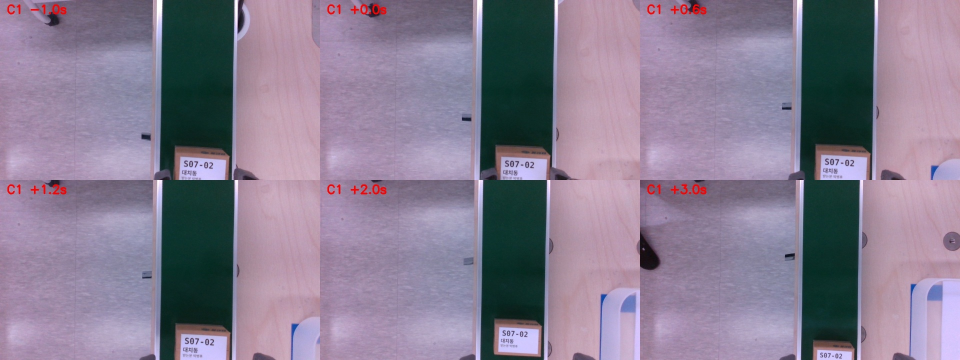
#> input picture archive/drive/raw/1012/u9_frames/C1_montage.jpg, 1920 x 720 px (shown at 1/2 size)
$ python -i box_detect.py   (imports and definitions only)
#> lines starting #> are read from the running program, lines starting #| are printed output that depends on the picture; after the words box and inside, x2 and y2 are one past the last pixel; in counts of white or black regions, pixels touching at a corner belong together
"""박스 검출 — 분할 방식(`detector: seg`, ADR-0004 1단계). OpenCV 만 쓴다(학습 없음).

골판지 박스 색은 손 피부색과 거의 같아서(10/06 B bag) 박스 색으로 나누면 손을 잡는다.
그래서 **흰 송장**을 찾는다: 송장은 박스 윗면 중앙의 40×25 mm 흰 사각형이라 밝기·모양이
뚜렷하다. 송장 사각형을 박스 크기(46×31 mm)로 넓혀 bbox 를 만들고, 중심은 송장 중심
(= 박스 윗면 중심)을 쓴다. 화면 가장자리에 걸린 송장은 중심이 치우치므로 내지 않는다.
버린 성분과 이유(면적·가장자리·비율·채움)는 `detect_candidates` 로 본다(진단·시각화용, 같은 판정).

벨트 영역(`belt_roi`): `columns`(이전) = 초록 비율이 높은 열 범위 — 벨트가 화면 세로일 때만 맞고, 카메라가 J6 로
돌아 벨트가 기울면 영역 경계가 송장을 자른다. `hull`(기본, S2-T16) = 그 열 범위 ∪ 초록 성분들의 볼록 껍질 + 여유 —
이전 영역을 넓히기만 하므로 세로 벨트에서는 이전 검출이 그대로고(10/06 실제 프레임 1593장 같음), 기울면 껍질이 메운다. 어느 쪽이든 **영역 경계에 걸린 송장은 내지 않는다**(잘린 송장은 중심·각이 틀린다).
"""

from __future__ import annotations

from dataclasses import dataclass

import cv2
import numpy as np

from voss_vision.box_track import Detection


@dataclass(frozen=True)
class SegParams:
    """voss_vision 파라미터 YAML 로 넘기는 값(ADR-0004: voss_config 아님). 기본값은 10/06 실측."""

    downscale: int = 2  # 계산 해상도 1/2 (중심 오차 ≈ 1 px ≈ 0.25 mm)
    v_min: int = 200  # 송장 밝기 하한 (HSV V)
    s_max: int = 90  # 송장 채도 상한
    close_px: int = 21  # 글자 구멍 메우기 (원본 px)
    area_min: int = 6000  # 송장 면적 (원본 px²). 관측 자세 ≈ 106×172 = 18k, 하강하면 커진다
    area_max: int = 400_000
    aspect: float = 40 / 25
    aspect_tol: float = 0.3
    fill_min: float = 0.8  # 회전 사각형 대비 채움
    border_px: int = 4  # 화면 가장자리에서 이만큼 안쪽이어야 낸다
    belt_green_frac: float = 0.25  # columns: 열마다 초록 비율이 이 이상이면 벨트
    belt_margin_px: int = 60  # 벨트 영역 바깥 여유 (원본 px)
    belt_roi: str = "hull"  # hull = columns ∪ 볼록 껍질(방향 무관, S2-T16) | columns(이전 — 벨트가 화면 세로일 때만)
    belt_min_area_frac: float = 0.02  # hull: 초록 성분 합이 화면의 이 비율 미만이면 벨트 없음
    box_scale: tuple[float, float] = (46 / 40, 31 / 25)  # 송장 → 박스 (긴 변, 짧은 변)


def belt_columns(hsv: np.ndarray, p: SegParams) -> tuple[int, int] | None:
    """초록 벨트가 차지하는 열 범위(계산 해상도). 손이 반쯤 가려도 잡히게 비율을 낮게 둔다."""
    green = cv2.inRange(hsv, (40, 60, 20), (95, 255, 200))
    cols = np.where(green.mean(axis=0) / 255 >= p.belt_green_frac)[0]
    if cols.size == 0:
        return None
    m = p.belt_margin_px // p.downscale
    return max(int(cols.min()) - m, 0), min(int(cols.max()) + m, hsv.shape[1] - 1)


def belt_region(hsv: np.ndarray, p: SegParams) -> tuple[np.ndarray, tuple[int, int]] | None:
    """벨트 영역 마스크(계산 해상도, 0/255)와 그 열 범위. 벨트가 안 보이면 None.

    columns: 열 범위. hull: 열 범위(있으면) ∪ 면적이 가장 큰 초록 성분의 20 % 이상인 성분들(손이 가로질러 나뉜 벨트
    포함)의 볼록 껍질 + 여유. 벨트 위 박스는 초록을 가리지만 껍질 안이라 영역에 든다."""
    if p.belt_roi not in ("hull", "columns"):
        raise ValueError(f"belt_roi={p.belt_roi} — hull | columns")
    h, w = hsv.shape[:2]
    roi = np.zeros((h, w), np.uint8)
    cols = belt_columns(hsv, p)
    if cols is not None:
        roi[:, cols[0] : cols[1] + 1] = 255
    if p.belt_roi == "hull":
        green = cv2.inRange(hsv, (40, 60, 20), (95, 255, 200))
        n, lab, st, _ = cv2.connectedComponentsWithStats(green)
        areas = st[1:, cv2.CC_STAT_AREA]
        keep = 1 + np.where(areas >= 0.2 * areas.max())[0] if n > 1 else np.array([], int)
        if len(keep) and areas[keep - 1].sum() >= p.belt_min_area_frac * h * w:
            pts = np.column_stack(np.where(np.isin(lab, keep)))[:, ::-1].astype(np.int32)
            hull = np.zeros((h, w), np.uint8)
            cv2.fillConvexPoly(hull, cv2.convexHull(pts), 255)
            m = p.belt_margin_px // p.downscale
            if m > 0:
                ker = cv2.getStructuringElement(cv2.MORPH_ELLIPSE, (2 * m + 1, 2 * m + 1))
                hull = cv2.dilate(hull, ker)
            roi |= hull
    xs = np.where(roi.any(axis=0))[0]
    if xs.size == 0:
        return None
    return roi, (int(xs.min()), int(xs.max()))


DEFAULT_PARAMS = SegParams()

REASONS = ("", "area", "border", "aspect", "fill")  # "" = 통과. 판정 순서와 같다


@dataclass(frozen=True)
class Candidate:
    """흰 연결 성분 하나와 판정 — 진단·시각화용(tools/vision/box_overlay.py). 좌표는 원본 px."""

    rect: tuple[int, int, int, int]  # 성분의 축정렬 bbox x, y, w, h
    area: float  # px²
    reason: str  # REASONS 중 하나. "area"·"border" 는 회전 사각형을 계산하기 전에 버린 것
    rot: tuple[tuple[float, float], tuple[float, float], float] | None = None  # minAreaRect
    aspect: float = float("nan")  # 긴 변 / 짧은 변
    fill: float = float("nan")  # 회전 사각형 대비 채움
    det: Detection | None = None  # 통과했을 때만


# [7 lines left out: function half_long_axis, not called in this run]


def detect_boxes(bgr: np.ndarray, p: SegParams = DEFAULT_PARAMS) -> list[Detection]:
    """한 프레임 → 박스 검출 목록(원본 픽셀 좌표). 벨트가 안 보이면 빈 목록."""
    return [c.det for c in _judge(bgr, p, keep_rejected=False)[1] if c.det is not None]


# [6 lines left out: function detect_candidates, not called in this run]


def _judge(bgr: np.ndarray, p: SegParams, keep_rejected: bool):
    k = p.downscale
    small = (
        cv2.resize(bgr, None, fx=1 / k, fy=1 / k, interpolation=cv2.INTER_AREA) if k > 1 else bgr
    )
    hsv = cv2.cvtColor(small, cv2.COLOR_BGR2HSV)
    region = belt_region(hsv, p)
    if region is None:
        return None, []
    roi_mask, roi = region
    m = cv2.inRange(hsv, (0, 0, p.v_min), (180, p.s_max, 255))
    m &= roi_mask
    ck = max(3, (p.close_px // k) | 1)
    # 화면 밖을 배경(0)으로 덧대고 닫는다. 그냥 닫으면 OpenCV 기본 테두리가 화면 밖을 흰색처럼 다뤄
    # 끝에서 ck/2 안쪽 송장이 화면 끝과 붙고 border_px 판정에서 버려진다(실효 여유 ≈ 10 px, #76).
    r = ck // 2 + 1
    m = cv2.copyMakeBorder(m, r, r, r, r, cv2.BORDER_CONSTANT, value=0)
    m = cv2.morphologyEx(m, cv2.MORPH_CLOSE, np.ones((ck, ck), np.uint8))[r:-r, r:-r]
    m &= roi_mask  # 닫기가 영역 밖으로 번진 것은 지운다
    n, lab, st, _ = cv2.connectedComponentsWithStats(m)
    H, W = small.shape[:2]
    b = p.border_px / k
    # 벨트 영역 안쪽 경계 띠 — 여기 닿은 성분은 영역 경계에 잘린 것이다 (화면 밖은 깎지 않는다: erode 기본 테두리)
    bi = max(1, int(round(b)))
    roi_edge = roi_mask & ~cv2.erode(roi_mask, np.ones((2 * bi + 1, 2 * bi + 1), np.uint8))
    out: list[Candidate] = []
    for i in range(1, n):
        area = st[i, cv2.CC_STAT_AREA] * k * k
        x, y, w, h = st[i, :4]
        rect = (int(x * k), int(y * k), int(w * k), int(h * k))
        if not p.area_min <= area <= p.area_max:
            if keep_rejected:
                out.append(Candidate(rect, float(area), "area"))
            continue
        if x <= b or y <= b or x + w >= W - b or y + h >= H - b:
            if keep_rejected:  # 가장자리에 걸림 → 중심이 치우친다
                out.append(Candidate(rect, float(area), "border"))
            continue
        if np.any(roi_edge[y : y + h, x : x + w][lab[y : y + h, x : x + w] == i]):
            if keep_rejected:  # 벨트 영역 경계에 잘림 → 중심·각이 틀린다 (S2-T16)
                out.append(Candidate(rect, float(area), "border"))
            continue
        pts = np.column_stack(np.where(lab[y : y + h, x : x + w] == i))[:, ::-1].astype(np.float32)
        (cx, cy), (rw, rh), ang = cv2.minAreaRect(pts + np.float32([x, y]))
        long_, short = max(rw, rh), min(rw, rh)
        rot = ((float(cx * k), float(cy * k)), (float(rw * k), float(rh * k)), float(ang))
        if short < 1 or abs(long_ / short - p.aspect) > p.aspect_tol:
            if keep_rejected:
                ratio = long_ / short if short >= 1 else float("inf")
                out.append(Candidate(rect, float(area), "aspect", rot, float(ratio)))
            continue
        fill = st[i, cv2.CC_STAT_AREA] / (rw * rh)
        if fill < p.fill_min:
            if keep_rejected:
                out.append(Candidate(rect, float(area), "fill", rot, float(long_ / short), fill))
            continue
        # 송장 → 박스 크기로 넓힌 회전 사각형의 축정렬 bbox (원본 좌표)
        sl, ss = p.box_scale
        bw, bh = (rw * sl, rh * ss) if rw >= rh else (rw * ss, rh * sl)
        corners = cv2.boxPoints(((cx * k, cy * k), (bw * k, bh * k), ang))
        x0, y0 = np.floor(corners.min(0)).astype(int)
        x1, y1 = np.ceil(corners.max(0)).astype(int)
        score = float(min(1.0, fill))
        det = Detection(
            float(cx * k),
            float(cy * k),
            (int(x0), int(y0), int(x1 - x0), int(y1 - y0)),
            score,
            half_long_axis(rot),
        )
        out.append(Candidate(rect, float(area), "", rot, float(long_ / short), float(fill), det))
    return (roi[0] * k, roi[1] * k), out

>>> import cv2
>>> picture = cv2.imread('../../../archive/drive/raw/1012/u9_frames/C1_montage.jpg')
#> picture is the input picture: shape (720, 1920, 3); mean B, G, R 145.1, 124.9, 135.7
>>> result = detect_boxes(picture)
#> in belt_columns, `green = cv2.inRange(hsv, (40, 60, 20), (95, 255, 200))`:
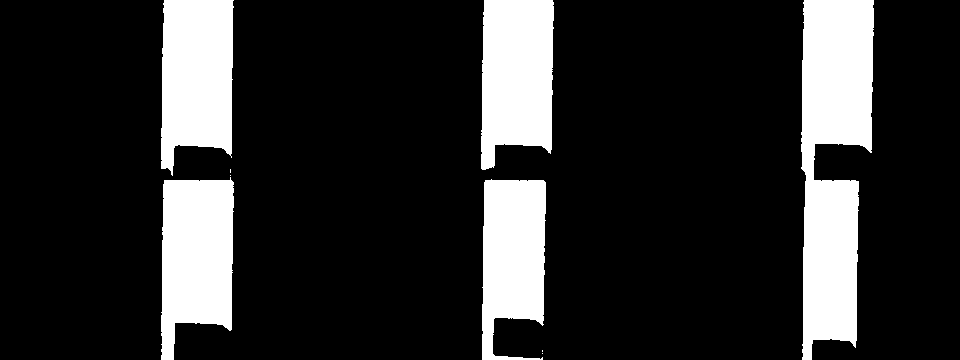
#> green: shape (360, 960); 17.5% white; 9 white regions (4 under 20 px), largest, box (x1, y1, x2, y2) and area: (801, 0, 874, 360) 19492, (161, 0, 234, 176) 10650, (161, 177, 234, 360) 10640, (481, 0, 554, 170) 10586, (482, 179, 546, 360) 9194
#> in belt_columns, `cols = np.where(green.mean(axis=0) / 255 >= p.belt_green_frac)[0]`: cols = 211 values from 162 to 871
#> in belt_region, `cols = belt_columns(hsv, p)`: cols = (132, 901)
#> in belt_region, `n, lab, st, _ = cv2.connectedComponentsWithStats(green)`:
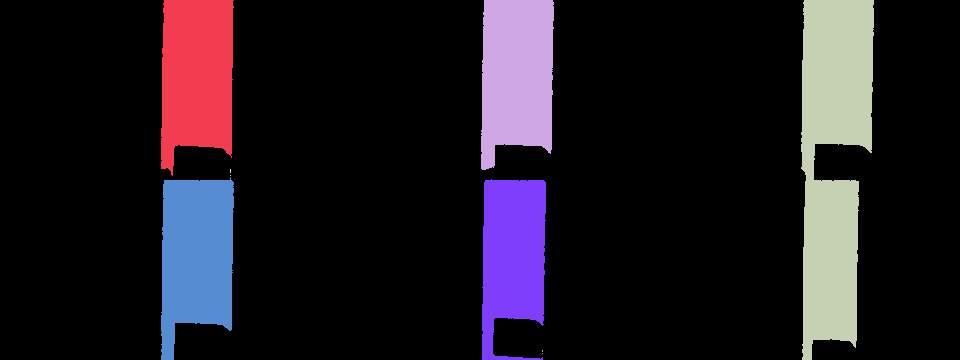
#> lab: shape (360, 960) int32; 10 distinct labels, from 0 to 9; one colour per label, 0 black
#> in belt_region, `n, lab, st, _ = cv2.connectedComponentsWithStats(green)`: n = 10; st = [[0, 0, 960, 360, 285030], [161, 0, 73, 176, 10650], [481, 0, 73, 170, 10586], [801, 0, 73, 360, 19492], [230, 169, 1, 4, 4], [230, 175, 1, 1, 1], [161, 177, 73, 183, 10640], [482, 179, 64, 181, 9194], [542, 350, 1, 2, 2], [542, 353, 1, 1, 1]]
#> in belt_region, `areas = st[1:, cv2.CC_STAT_AREA]`: areas = [10650, 10586, 19492, 4, 1, 10640, 9194, 2, 1]
#> in belt_region, `keep = 1 + np.where(areas >= 0.2 * areas.max())[0] if n > 1 else np.ar..`: keep = [1, 2, 3, 6, 7]
#> in belt_region, `pts = np.column_stack(np.where(np.isin(lab, keep)))[:, ::-1].astype(np..`: pts = 60562 pairs, first value 161 to 873, second value 0 to 359
#> in belt_region, `roi |= hull`:
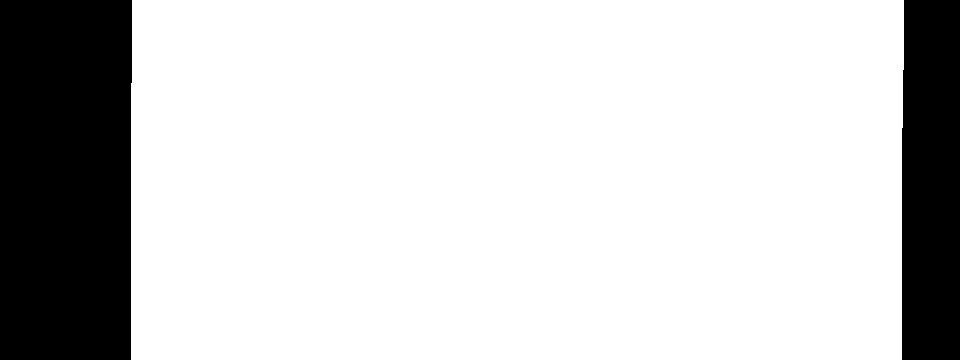
#> roi: shape (360, 960); 80.3% white; 2 black regions, box (x1, y1, x2, y2) and area: (0, 0, 132, 360) 47243, (902, 0, 960, 360) 20682
#> in belt_region, `xs = np.where(roi.any(axis=0))[0]`: xs = 773 values from 131 to 903
#> in _judge, `roi_mask, roi = region`: roi = (131, 903)
#> in _judge, `m &= roi_mask`:
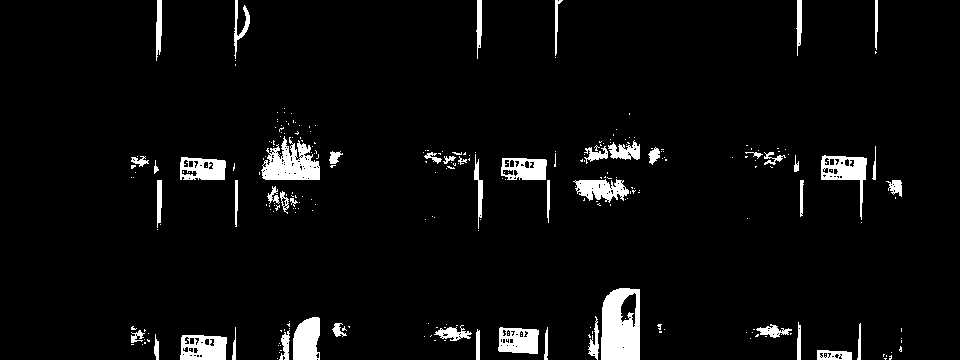
#> m: shape (360, 960); 4.8% white; 269 white regions (219 under 20 px), largest, box (x1, y1, x2, y2) and area: (601, 288, 640, 360) 2338, (261, 136, 320, 180) 1587, (821, 155, 867, 220) 994
#> in _judge, `m = cv2.morphologyEx(m, cv2.MORPH_CLOSE, np.ones((ck, ck), np.uint8))[..`:
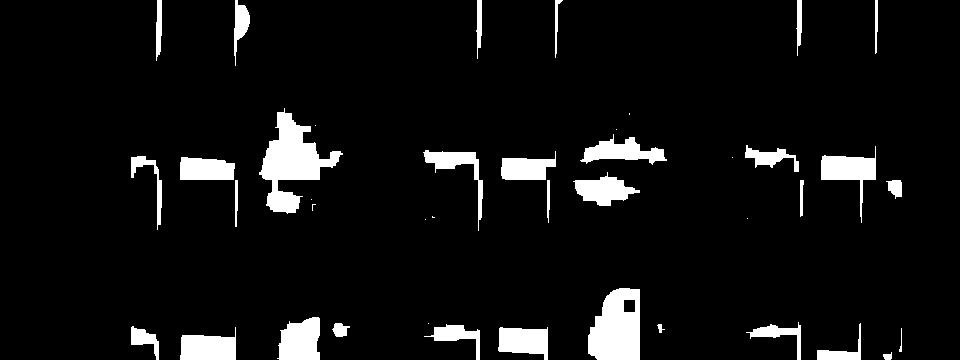
#> m: shape (360, 960); 6.8% white; 41 white regions (10 under 20 px), largest, box (x1, y1, x2, y2) and area: (259, 108, 343, 214) 3646, (588, 288, 640, 360) 2979, (277, 317, 320, 360) 1484
#> in _judge, `n, lab, st, _ = cv2.connectedComponentsWithStats(m)`:
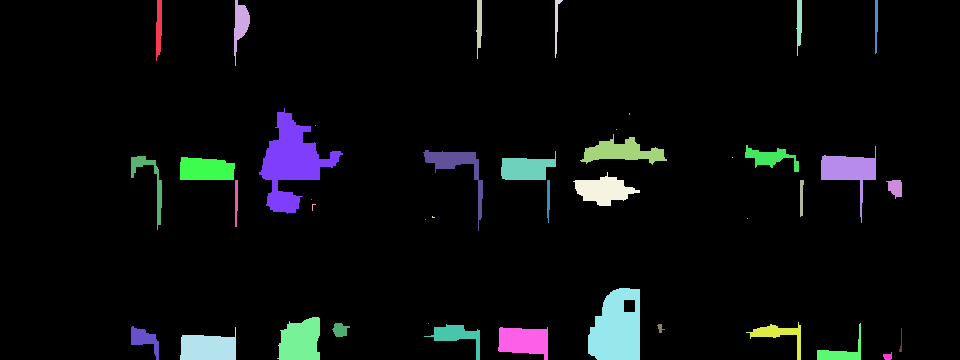
#> lab: shape (360, 960) int32; 42 distinct labels, from 0 to 41; one colour per label, 0 black
#> in _judge, `n, lab, st, _ = cv2.connectedComponentsWithStats(m)`: n = 42; st = 42 rows, first 6: [0, 0, 960, 360, 322221], [156, 0, 6, 61, 294], [234, 0, 16, 66, 509], [476, 0, 6, 59, 241], [555, 0, 8, 58, 158], [796, 0, 6, 56, 227]
#> in _judge, `roi_edge = roi_mask & ~cv2.erode(roi_mask, np.ones((2 * bi + 1, 2 * bi..`:
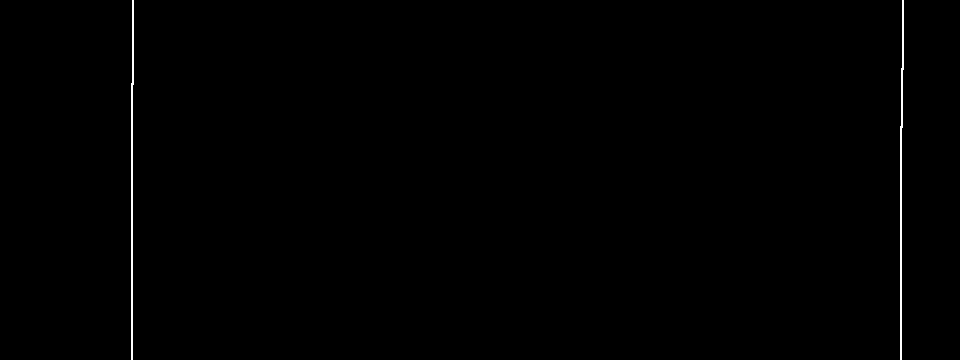
#> roi_edge: shape (360, 960); 0.42% white in thin lines or dots, all inside (x1, y1, x2, y2) = (131, 0, 904, 360)
#> the loop in _judge, `for i in range(1, n):` made 41 passes
#> (area, x, y, w, h, rect) on passes 1, 2, 3, 4, 5, 6, 11, 12: (1176, 156, 0, 6, 61, (312, 0, 12, 122)), (2036, 234, 0, 16, 66, (468, 0, 32, 132)), (964, 476, 0, 6, 59, (952, 0, 12, 118)), (632, 555, 0, 8, 58, (1110, 0, 16, 116)), (908, 796, 0, 6, 56, (1592, 0, 12, 112)), (556, 875, 0, 3, 54, (1750, 0, 6, 108)), (5000, 580, 134, 87, 31, (1160, 268, 174, 62)), (2376, 745, 145, 54, 27, (1490, 290, 108, 54))
#> after the loop in _judge, `for i in range(1, n):`: out = []
#> result = []

$ run again, on archive/drive/raw/1012/u9_frames/C3_montage.jpg
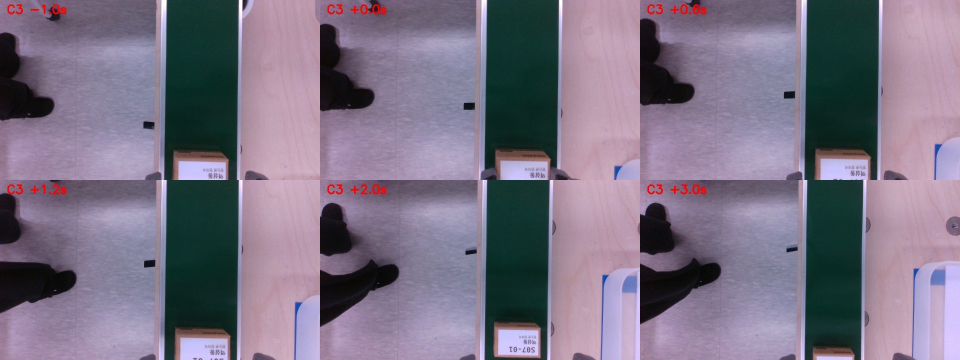
#> input picture archive/drive/raw/1012/u9_frames/C3_montage.jpg, 1920 x 720 px (shown at 1/2 size)
#> picture is the input picture: shape (720, 1920, 3); mean B, G, R 132, 113.6, 122.8
#> hsv: shape (360, 960, 3); mean H, S, V 129.8, 71.5, 137.4
#> in belt_columns, `green = cv2.inRange(hsv, (40, 60, 20), (95, 255, 200))`:
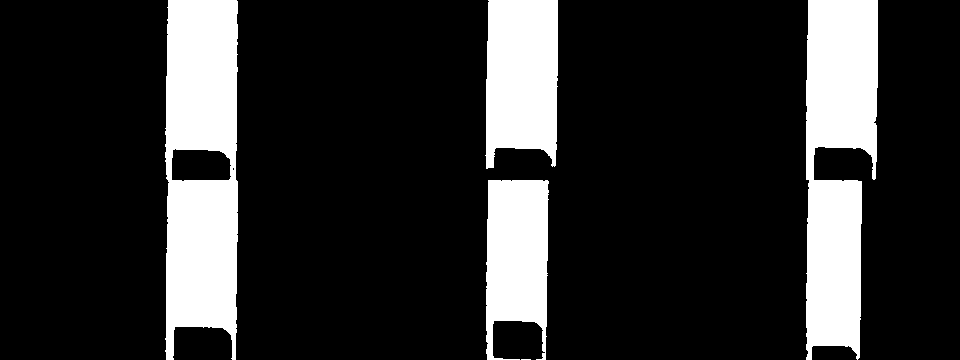
#> green: shape (360, 960); 17.9% white; 5 white regions (1 under 20 px), largest, box (x1, y1, x2, y2) and area: (165, 0, 238, 360) 21885, (806, 0, 878, 360) 20037, (485, 0, 558, 169) 10801, (486, 180, 549, 360) 9054
#> in belt_columns, `cols = np.where(green.mean(axis=0) / 255 >= p.belt_green_frac)[0]`: cols = 214 values from 166 to 876
#> in belt_region, `cols = belt_columns(hsv, p)`: cols = (136, 906)
#> in belt_region, `n, lab, st, _ = cv2.connectedComponentsWithStats(green)`: n = 6; st = [[0, 0, 960, 360, 283813], [165, 0, 73, 360, 21885], [485, 0, 73, 169, 10801], [806, 0, 72, 360, 20037], [486, 180, 63, 180, 9054], [521, 359, 10, 1, 10]]
#> areas = [21885, 10801, 20037, 9054, 10]
#> keep = [1, 2, 3, 4]
#> pts = 61777 pairs, first value 165 to 877, second value 0 to 359
#> xs = 773 values from 135 to 907
#> in _judge, `roi_mask, roi = region`: roi = (135, 907)
#> in _judge, `n, lab, st, _ = cv2.connectedComponentsWithStats(m)`: n = 46; st = 46 rows, first 6: [0, 0, 960, 360, 323730], [161, 0, 6, 60, 260], [239, 0, 15, 60, 304], [481, 0, 6, 54, 251], [559, 0, 4, 57, 153], [801, 0, 6, 49, 236]
#> in _judge, `roi_edge = roi_mask & ~cv2.erode(roi_mask, np.ones((2 * bi + 1, 2 * bi..`:
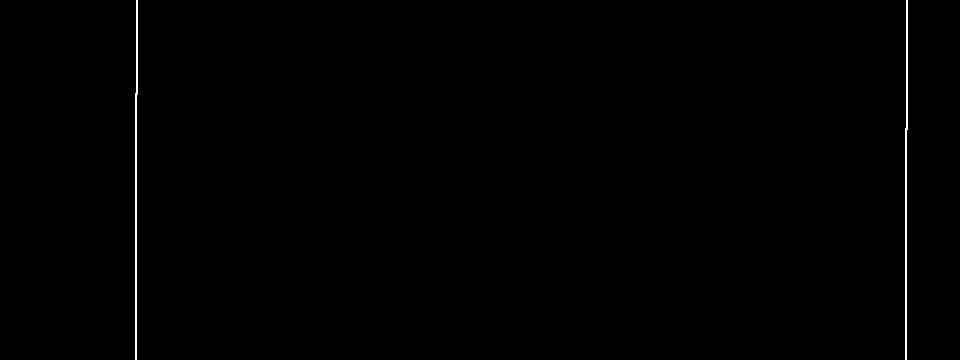
#> roi_edge: shape (360, 960); 0.42% white in thin lines or dots, all inside (x1, y1, x2, y2) = (135, 0, 908, 360)
#> the loop in _judge, `for i in range(1, n):` made 45 passes
#> (area, x, y, w, h, rect) on passes 1, 2, 3, 4, 5, 6, 8, 14: (1040, 161, 0, 6, 60, (322, 0, 12, 120)), (1216, 239, 0, 15, 60, (478, 0, 30, 120)), (1004, 481, 0, 6, 54, (962, 0, 12, 108)), (612, 559, 0, 4, 57, (1118, 0, 8, 114)), (944, 801, 0, 6, 49, (1602, 0, 12, 98)), (588, 879, 0, 4, 48, (1758, 0, 8, 96)), (56, 600, 39, 3, 12, (1200, 78, 6, 24)), (1184, 591, 125, 49, 13, (1182, 250, 98, 26))
#> after the loop in _judge, `for i in range(1, n):`: out = []
